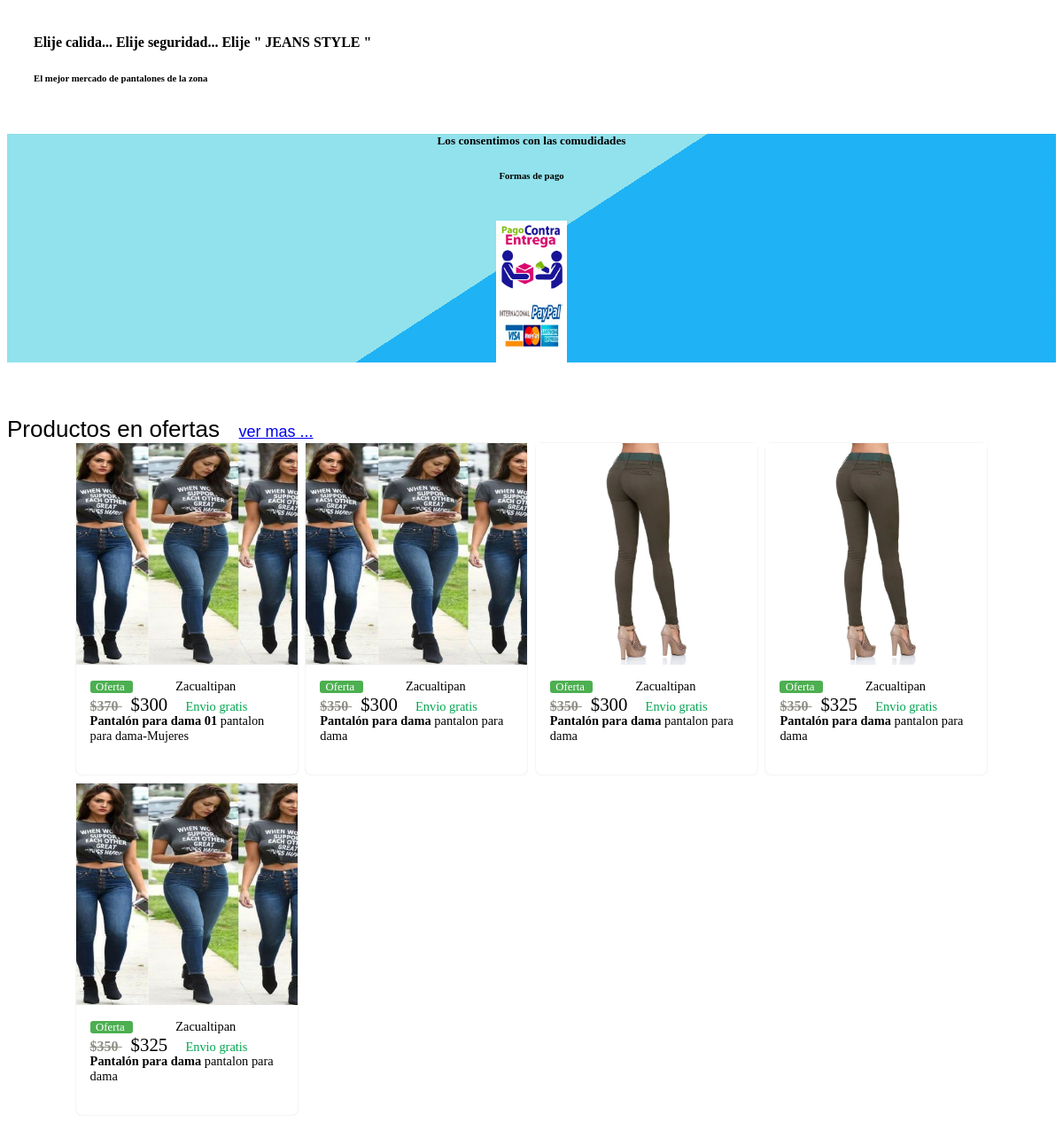
The page /vistas/modulos/ofertas.php on the database its author committed.
### tables this page shows
CREATE TABLE `productos` (
  `idProductos` int(11) NOT NULL,
  `No_Codigo` varchar(45) DEFAULT NULL,
  `Titulo` varchar(45) DEFAULT NULL,
  `Precio` double DEFAULT NULL,
  `PrecioProveedor` float NOT NULL,
  `Cantidad` int(11) DEFAULT NULL,
  `Color` varchar(45) DEFAULT NULL,
  `Talla` varchar(100) NOT NULL,
  `Oferta` float DEFAULT NULL,
  `Descripcion` varchar(300) DEFAULT NULL,
  `FotoFrontal` text DEFAULT NULL,
  `idMarca` int(11) DEFAULT NULL,
  `idCategorias` int(11) DEFAULT NULL,
  `Fecha` date DEFAULT NULL,
  `Nuevo` int(1) NOT NULL DEFAULT 1,
  `FotoLateral` text NOT NULL,
  `FotoTrasera` text NOT NULL,
  `Publicidad` tinyint(1) NOT NULL,
  `PublicidadBaner` tinyint(1) NOT NULL
);

### controladores/clienteControl.php (called while the page is built, shortened)
<?php
class ControladorCliente{
	static public function mostrarProductosControl()
	{
		$tabla = "productos";
		$idProductos = Null;
		$idValor = Null;
		$modeloCliente = new ModeloCliente();
		$respuesta = $modeloCliente->mostrarProductosModelo($tabla, $idProductos, $idValor);
		return $respuesta;
	}
}

### modelos/conexion.php (called while the page is built)
<?php
class Conexion{
	public function conectar()
	{
		$link= new PDO("mysql:host=localhost;dbname=pantalones",
						"root",
						"",
						array(PDO::ATTR_ERRMODE=> PDO::ERRMODE_EXCEPTION,
								PDO::MYSQL_ATTR_INIT_COMMAND => "SET NAMES utf8")
						);
		return $link;
	}
}

### modelos/clienteModelo.php (called while the page is built, shortened)
<?php
require_once "conexion.php";
class ModeloCliente extends Conexion
{
	static public function mostrarProductosModelo($tabla, $idProductosCampo, $idValor)
	{
		$conexion = new Conexion();
		if ($idValor == Null) {
			$stmt = $conexion->conectar()->prepare("SELECT * FROM $tabla ");
			$stmt -> execute();
			return $stmt -> fetchAll();
		}
	}
}

### vistas/modulos/ofertas.php (the view, shortened to what this page needs)
<div class="row" style="padding: 10px; margin-left: 20px;">
  <div class="col s12">
    <h4>Elije calida... Elije seguridad... Elije " JEANS STYLE "</h4>
    <h6>El mejor mercado de pantalones de la zona</h6>
  </div>
</div>
<div class="row pago-comudidad">
  <div class="col xl6 l6 m6 s12 center-align">
    <h5>Los consentimos con las comudidades</h5>
    <h6>Formas de pago</h6>
  </div>
  <div class="col xl6 l6 m6 s12 centrar" >
    <div class="row centrar" style="padding-top: 20px;">
      <div class="col xl6 l6 m6 s6 center-align">
        <img src="<?php echo $url ?>vistas/imgCliente/plantilla/pago-vs-entrega.png" class="responsive-img"  style="width: 80px;">
      </div>
      <div class="col xl6 l6 m6 s6 center-align">
        <img src="<?php echo $url ?>vistas/imgCliente/plantilla/ppal.jpg" class="responsive-img"  style="width: 80px;">
      </div>
    </div>
  </div>
</div>
<div class="container-oferta " style="margin-top: 60px;">
  <div class="row fila-img-ofer" >
    <div class="col s10">
      <span  class="font-estilo" style="color:black; font-size:26px; ">Productos en ofertas &nbsp;&nbsp;<a href="Productos ofertas" style="font-size: 18px;">ver mas ...</a></span>
    </div>
  </div>
  <div class="row fila-img-ofer articulos-ofertas " >
      <?php
        $controladorCliente =new ControladorCliente();
        $ofertas = $controladorCliente ->mostrarProductosControl();
         $i=1 ;
          foreach ($ofertas as $key => $value) {
            $id = $value["idProductos"];
             if ($value["Oferta"] != 0) {
                echo '
                  <div class="articulo articulo-oferta">
                    <figure>
                      <a href="'.$value["Titulo"].'/'.base64_encode($id).'">
                        <img src="'.$urlAdmin.$value["FotoFrontal"].'">
                      </a>
                    </figure>
                    <div class="info-articulo">
                      <div class="estado">
                        <span class="estado-articulo-ofer left-align">
                          &nbsp;  Oferta &nbsp;
                        </span>
                        <span class="ciudad ">
                          Zacualtipan
                        </span>
                      </div>
                      <div class="estado-precio">
                        <span class="precio-oficial">
                          <strong>$'.$value["Precio"].'</strong>
                        </span>
                        <span class="precio-ofer">
                          $'.$value["Oferta"].'
                        </span>
                        <span class="precio-envio">
                          Envio gratis
                        </span>
                      </div>
                      <span class="descripcion">
                        <b>'.$value["Titulo"].'</b>
                        '.$value["Descripcion"].'
                      </span>
                      <span class="calificacion-estrellas">
                        <i class="material-icons">star</i>
                        <i class="material-icons">star</i>
                        <i class="material-icons">star</i>
                        <i class="material-icons">star</i>
                        <i class="material-icons">star</i>
                      </span>
                    </div>
                  </div>
                ';
                $i++;
             }
            if ($i==6) {
              break;
            }
          }
      ?>
  </div>
</div>

### vistas/modulos/ofertas.php (style rules this page uses)
.pago-comudidad { background-image: linear-gradient(-33deg, #03a9f4e3 50%, #00bcd46e 50%); text-align: center; }
.centrar { justify-content: center; }
.font-estilo { font-family: 'Quicksand', sans-serif; }
.articulos-ofertas { display: grid; grid-template-columns: repeat(auto-fit, 250px); grid-gap:0.6em; justify-content:center; padding: 0px; }
.articulo { max-width: 250px; display: flex;; flex-flow: column; border-radius: 6px; box-shadow: 0 0 0.1em rgba(0, 0, 0,.2); background-color: white; cursor: pointer; transition-duration: 0.3s; transition-property: box-shadow; padding-bottom: 0px; }
.articulo figure { overflow: hidden; margin: 0px; }
.articulo img { width:100%; object-fit: cover; height: 250px; }
.info-articulo { border-top: 1px solid rgba(230. 230, 230); padding: 1em; display: flex; flex-flow: column; padding-bottom: 0px; }
.info-articulo * + * { margin-bottom: 0.5em; }
.estado { padding: 0px; }
.estado-articulo-ofer { background-color: #4caf50; color: rgb(255, 255, 255); font-weight: 200; max-width: max-content; padding left: 1px; border-radius: 3px; margin-right: 18px; }
.ciudad { margin-left: 30px; }
.estado-precio { margin-top: 0px; }
.precio-oficial { font-size: 1em; text-decoration: line-through; color:#8f8e85; }
.precio-ofer { font-size: 1.3em; margin-left: 10px; }
.precio-envio { color:rgb(0,166,80); margin-left: 15px; }
.descripcion { margin-top: -10px; }
.descripcion, .ciudad { font-weight: 300; }
.precio-envio, .descripcion, .ciudad { font-size: 0.9em; }
.estado-articulo, .calificacion-estrellas, .estado-articulo-ofer { font-size: 0.8em; }

### rows shown on the page
productos: FotoFrontal (picture), Precio "370", Oferta "300", Titulo "Pantalón para dama 01", Descripcion "pantalon para dama-Mujeres"
productos: FotoFrontal (picture), Precio "350", Oferta "300", Titulo "Pantalón para dama", Descripcion "pantalon para dama"
productos: FotoFrontal (picture), Precio "350", Oferta "300", Titulo "Pantalón para dama", Descripcion "pantalon para dama"
productos: FotoFrontal (picture), Precio "350", Oferta "325", Titulo "Pantalón para dama", Descripcion "pantalon para dama"
productos: FotoFrontal (picture), Precio "350", Oferta "325", Titulo "Pantalón para dama", Descripcion "pantalon para dama"
